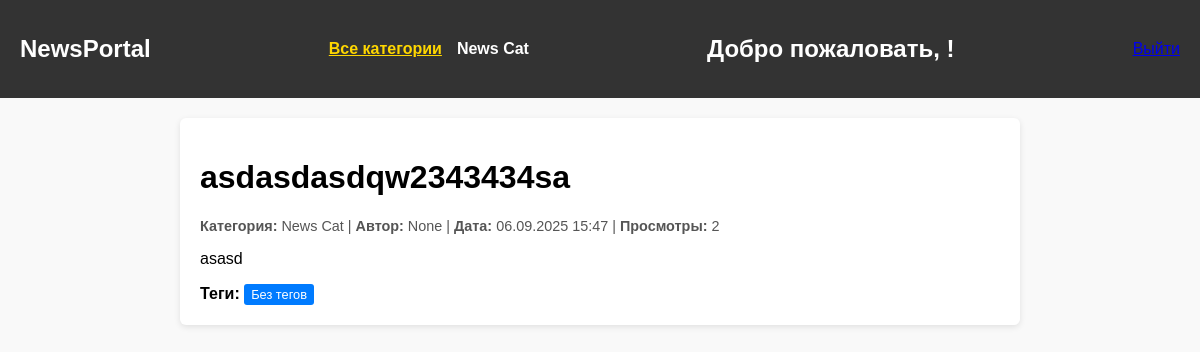
The app's page /4, older data.
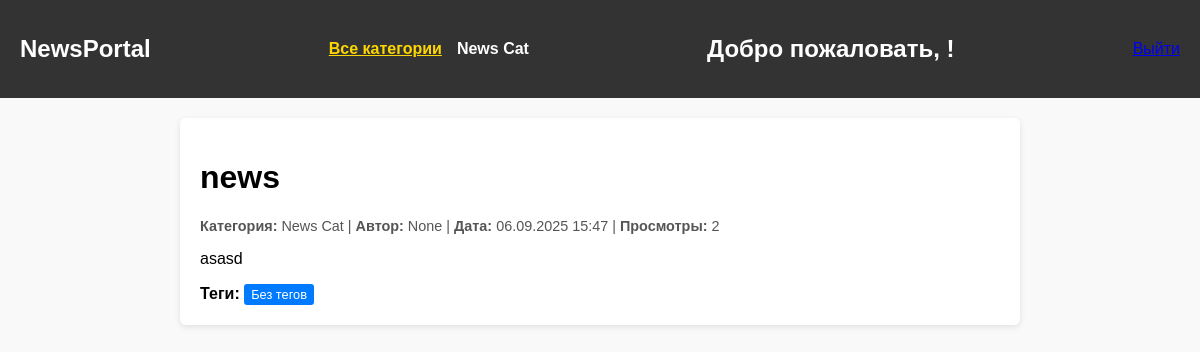
The same page, newer data.
### blog/models.py (models this page shows, shortened)
class News(models.Model):
    category = models.ForeignKey(
        Category,
        on_delete=models.CASCADE,
        related_name="news",
        verbose_name="Кат",
    )
    tag = models.ManyToManyField(
        Tag,
        related_name="news",
        verbose_name="Теги",
        blank=True
    )
    title = models.CharField(
        verbose_name="Заголовок",
        max_length=100,
    )
    description = models.TextField(
        verbose_name="Оописание",
        blank=True,
        null=True,
        default="По умол.описание"
    )
    date = models.DateTimeField(
        verbose_name='дата добавление',
        auto_now_add=True
    )
    updated = models.DateTimeField(
        verbose_name='дата изменение',
        auto_now=True
    )
    author = models.CharField(
        max_length=50,
        verbose_name='автор',
        null=True,
        blank=True
    )
    views = models.PositiveIntegerField(
        verbose_name='просмотры',
        default=0
    )
    is_published = models.BooleanField(
        verbose_name='публичность',
        default=True
    )
    class Meta:
        verbose_name = "Новости"
        verbose_name_plural = "Новости"
    @property
    def image(self):
        return self.images.first()

class Category(models.Model):
    title = models.CharField(
        verbose_name="Заголовок",
        max_length=100,
    )
    class Meta:
        verbose_name = "Категория"
        verbose_name_plural = "Категории"

### blog/views.py (the view)
# urls.py: path('<int:id>',news_detail,name="news-detail"),
def news_detail(request, id):
    news = get_object_or_404(News.objects.prefetch_related('images', 'tag'), id=id)
    news.views += 1
    news.save(update_fields=['views'])
    return render(request, 'blog/news_detail.html', {
        'news': news,
        'categories': Category.objects.all(),  # для хедера
    })

### blog/templatetags/news_tags.py (called while the page is built)
@register.simple_tag()
def get_categories():
    return Category.objects.all()

### templates/blog/news_detail.html (shortened to what this page needs)
{% extends 'components/base.html' %}
{% load static %}
{% block content %}
<link rel="stylesheet" href="{% static 'css/news_detail/style.css' %}"/>
<main class="news-detail">
    <h1>{{ news.title }}</h1>
    <div class="meta">
        <span><strong>Категория:</strong> {{ news.category.title }}</span> |
        <span><strong>Автор:</strong> {{ news.author }}</span> |
        <span><strong>Дата:</strong> {{ news.date|date:"d.m.Y H:i" }}</span> |
        <span><strong>Просмотры:</strong> {{ news.views }}</span>
    </div>
    <p class="description">{{ news.description }}</p>
    <div class="tags">
        <strong>Теги:</strong>
        {% for tag in news.tag.all %}
            <span class="tag">{{ tag.name }}</span>
        {% empty %}
            <span class="tag">Без тегов</span>
        {% endfor %}
    </div>
</main>
{% endblock content %}

Row changes from the older to the newer data that the page shows:
changed News "asasd": title "asdasdasdqw2343434sa" → "news"
